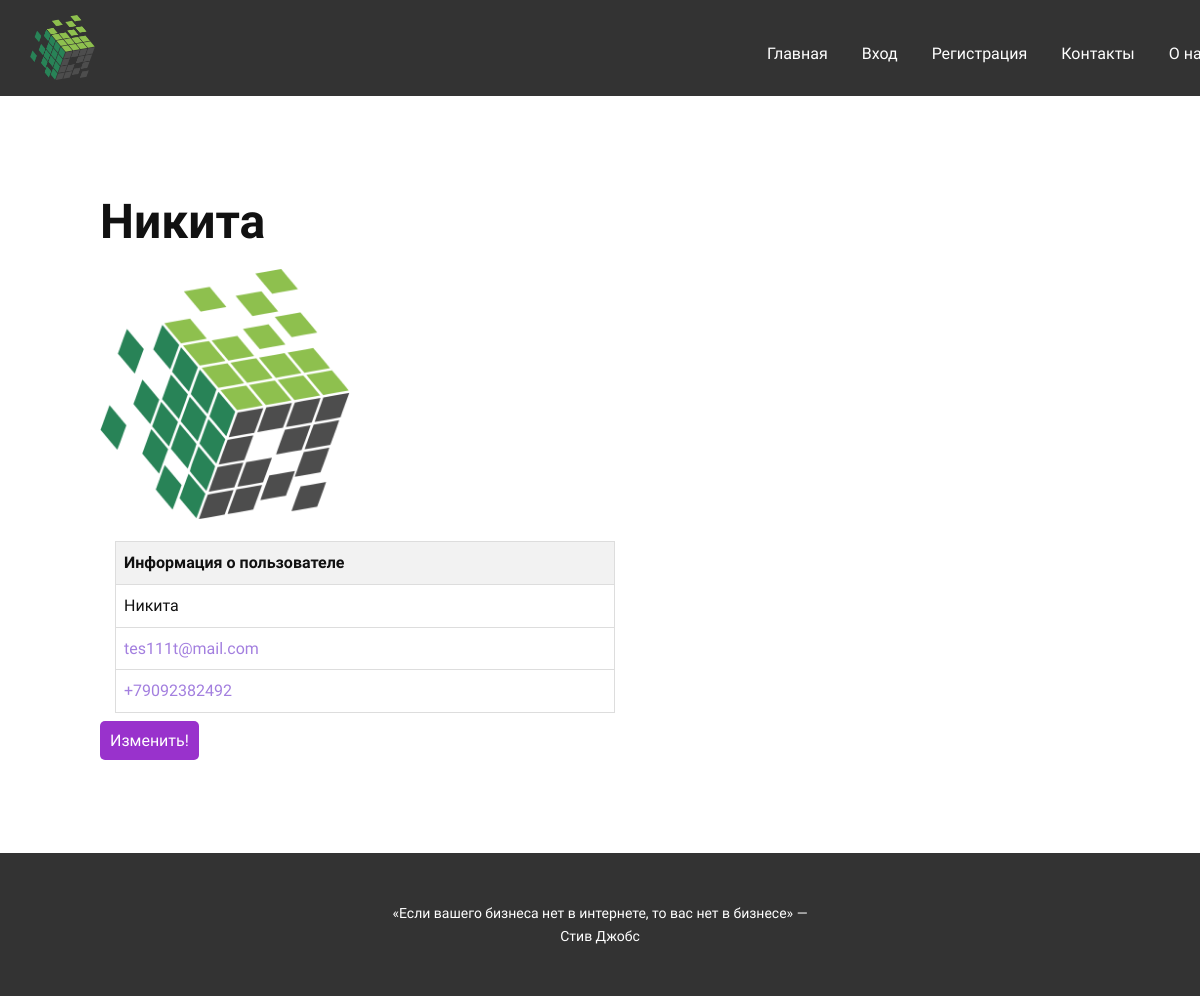
The page /socials/profile/1/ on the database its author committed.
### socials/models.py (models this page shows, shortened)
class Profile(models.Model):
    user = models.OneToOneField(User, on_delete=models.CASCADE, verbose_name="профиль")
    username = models.CharField(max_length=100, default="-------")
    password = models.CharField(max_length=20, default="1111")
    phone = models.CharField(
        max_length=20, blank=True, null=True, verbose_name="телефон"
    )
    email = models.EmailField(unique=True, verbose_name="электронная почта")
    avatar = models.ImageField(
        upload_to="profiles/profile",
        null=True,
        default="profiles/profile/ava-default.png",
    )
    class Meta:
        verbose_name = "Пользователь"
        verbose_name_plural = "Пользователи"

### socials/views.py (the view)
# urls.py: path("profile/<int:pk>/", ProfileView.as_view(), name="profile_view"),
class ProfileView(DetailView):
    template_name = "socials/profile.html"
    model = Profile
    context_object_name = "profile"
    def get_context_data(self, **kwargs):
        context = super().get_context_data(**kwargs)
        profile = self.object
        context["profile"] = profile
        return context

### socials/templates/socials/profile.html (shortened to what this page needs)
{% extends 'main/base.html' %}
{% load static %}
{% block content %}
<div style="margin: 100px">
    <div>
        <div class="col-md-6">
            <div class="text-center">
                <h1>{{ profile.username }}</h1>
                <img src="{{ profile.avatar.url }}" width="250px" style="border-radius: 5px">
            </div>
            <table style="border-collapse: collapse; width: 50%; margin: 15px">
                <tr>
                    <th style="border: 1px solid #dddddd; text-align: left; padding: 8px; background-color: #f2f2f2;"
                        colspan="2">Информация о пользователе
                    </th>
                </tr>
                <tr>
                    <td style="border: 1px solid #dddddd; text-align: left; padding: 8px;">
                        {{ profile.username }}
                    </td>
                </tr>
                <tr>
                    <td style="border: 1px solid #dddddd; text-align: left; padding: 8px;">
                        <a href="mailto:{{profile.email}}:">{{ profile.email }}</a>
                    </td>
                </tr>
                <tr>
                    <td style="border: 1px solid #dddddd; text-align: left; padding: 8px;">
                        <a href="tel:{{ profile.phone }}">{{ profile.phone }}</a>
                    </td>
                </tr>
            </table>
            <div>
                <a style="margin-top:10px; padding: 10px; background-color: DarkOrchid; color: white; font-size: bold; border-radius: 5px; width: 250px"
                   href="{% url 'socials:profile_update' pk=profile.id %}">Изменить!</a>
            </div>
        </div>
    </div>
</div>
{% endblock %}

### rows shown on the page
Profile: username "Никита", avatar (picture), email "tes111t@mail.com", phone "+79092382492"
